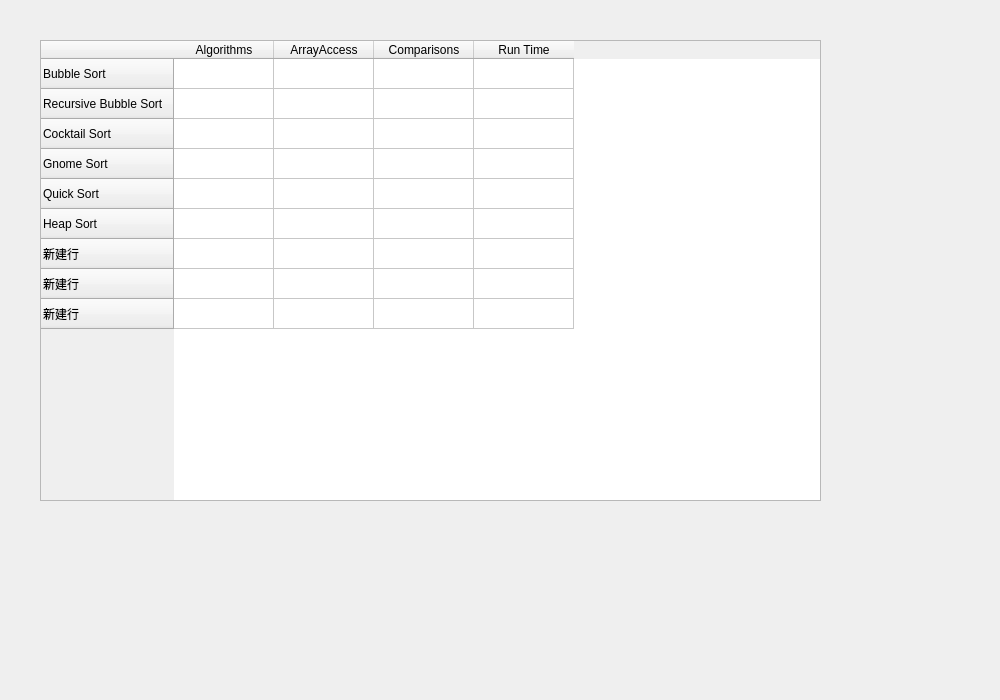
<?xml version="1.0" encoding="UTF-8"?>
<ui version="4.0">
 <class>Form</class>
 <widget class="QWidget" name="Form">
  <property name="geometry">
   <rect>
    <x>0</x>
    <y>0</y>
    <width>1000</width>
    <height>700</height>
   </rect>
  </property>
  <property name="sizePolicy">
   <sizepolicy hsizetype="Expanding" vsizetype="Expanding">
    <horstretch>0</horstretch>
    <verstretch>0</verstretch>
   </sizepolicy>
  </property>
  <property name="minimumSize">
   <size>
    <width>1000</width>
    <height>700</height>
   </size>
  </property>
  <property name="windowTitle">
   <string>Form</string>
  </property>
  <widget class="QTableWidget" name="tableWidget">
   <property name="geometry">
    <rect>
     <x>40</x>
     <y>40</y>
     <width>781</width>
     <height>461</height>
    </rect>
   </property>
   <property name="sizePolicy">
    <sizepolicy hsizetype="Expanding" vsizetype="Expanding">
     <horstretch>0</horstretch>
     <verstretch>0</verstretch>
    </sizepolicy>
   </property>
   <row>
    <property name="text">
     <string>Bubble Sort</string>
    </property>
   </row>
   <row>
    <property name="text">
     <string>Recursive Bubble Sort</string>
    </property>
   </row>
   <row>
    <property name="text">
     <string>Cocktail Sort</string>
    </property>
   </row>
   <row>
    <property name="text">
     <string>Gnome Sort</string>
    </property>
   </row>
   <row>
    <property name="text">
     <string>Quick Sort</string>
    </property>
   </row>
   <row>
    <property name="text">
     <string>Heap Sort</string>
    </property>
   </row>
   <row>
    <property name="text">
     <string>新建行</string>
    </property>
   </row>
   <row>
    <property name="text">
     <string>新建行</string>
    </property>
   </row>
   <row>
    <property name="text">
     <string>新建行</string>
    </property>
   </row>
   <column>
    <property name="text">
     <string>Algorithms</string>
    </property>
   </column>
   <column>
    <property name="text">
     <string>ArrayAccess</string>
    </property>
   </column>
   <column>
    <property name="text">
     <string>Comparisons</string>
    </property>
   </column>
   <column>
    <property name="text">
     <string>Run Time</string>
    </property>
   </column>
  </widget>
 </widget>
 <resources/>
 <connections/>
</ui>
